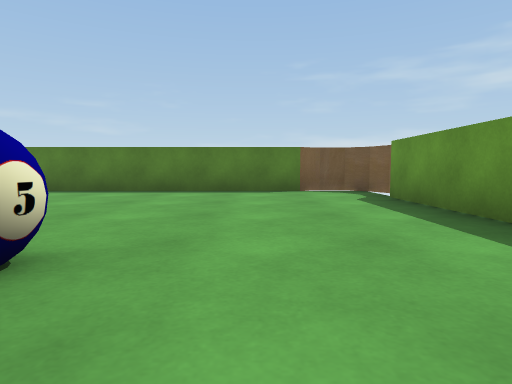
view 1 (above)

16 first-person views from a walk through a Unity game level. The camera is 0.51 m above the floor, tilts 4° down and sees 75° across. The floor is counted in squares, 1 m on a side. Each view is taken from the middle of a square. On the plan, view 1 faces up. The plan holds only what a view shows up to about 9 squares ahead; the rest is blank. Some surface patterns are stand-ins.

view 2
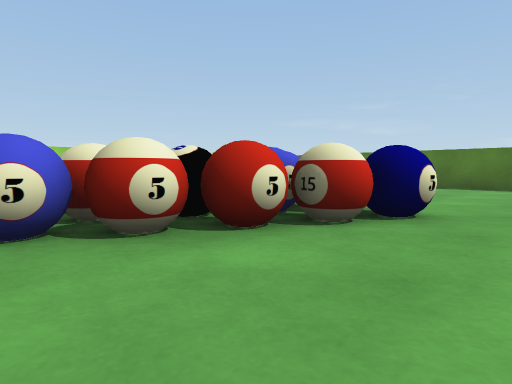

view 3
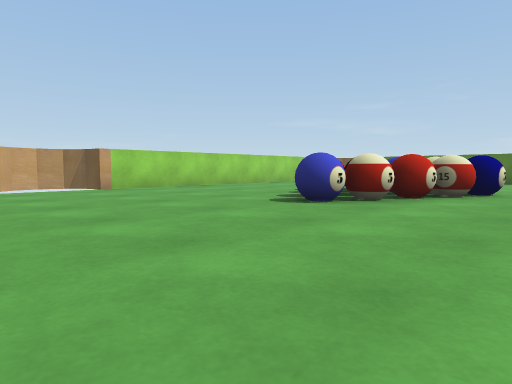

view 4
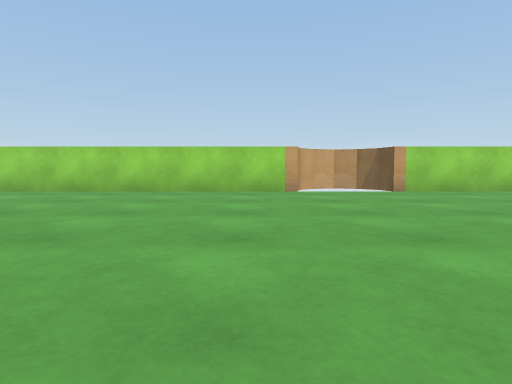

view 5
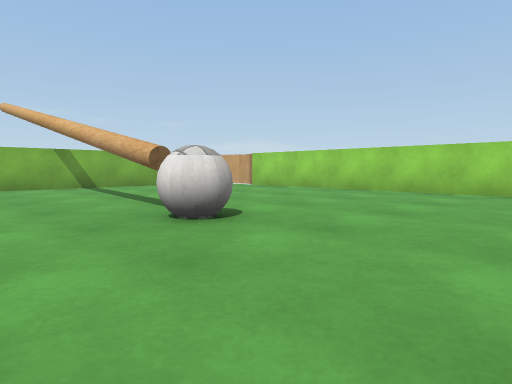

view 6
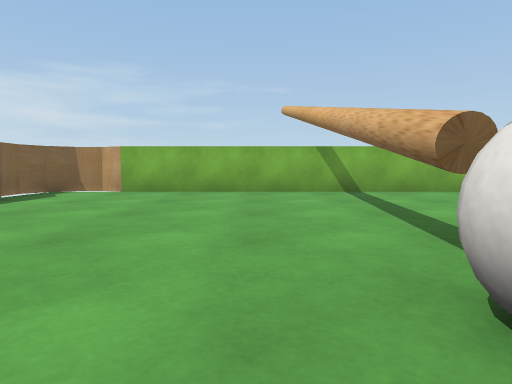

view 7
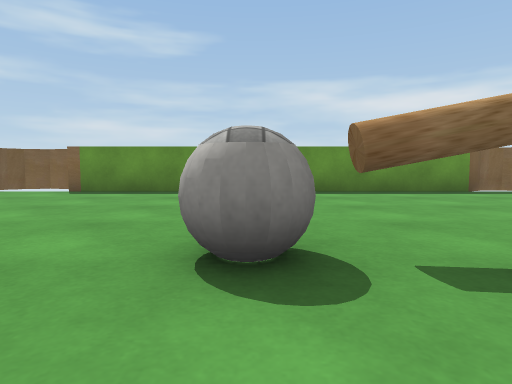

view 8
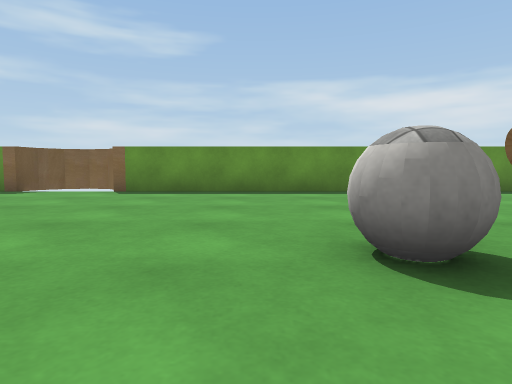

view 9
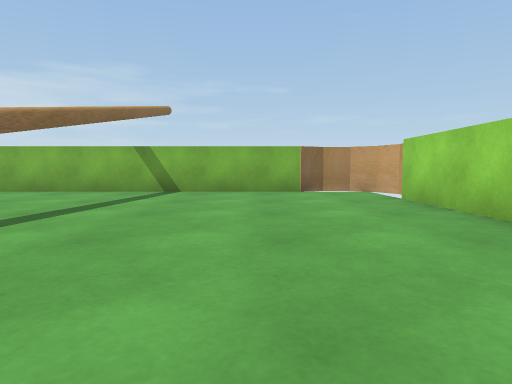

view 10
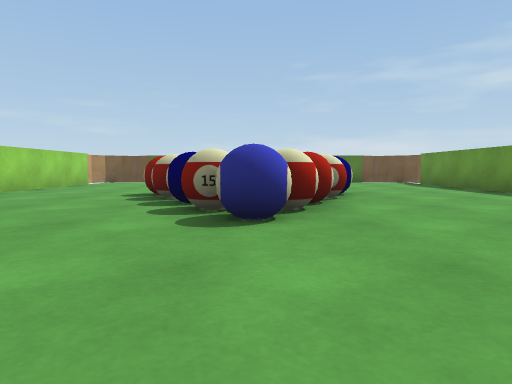

view 11
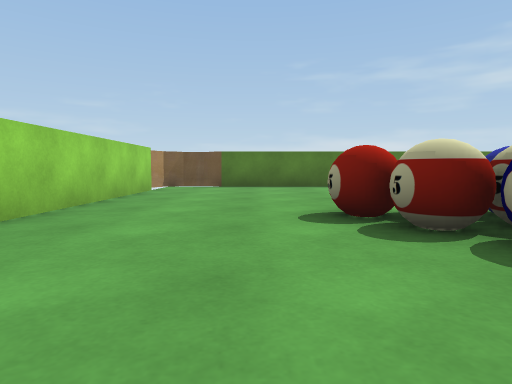

view 12
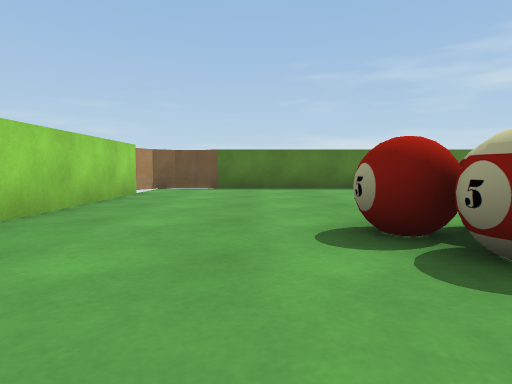

view 13
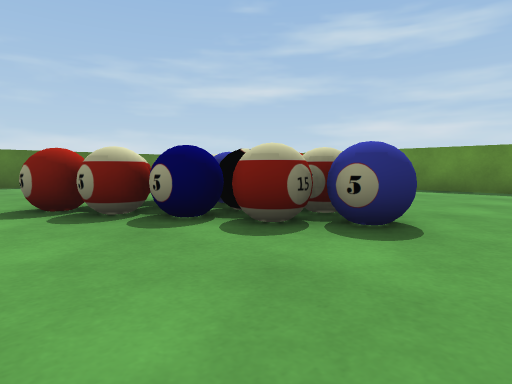

view 14
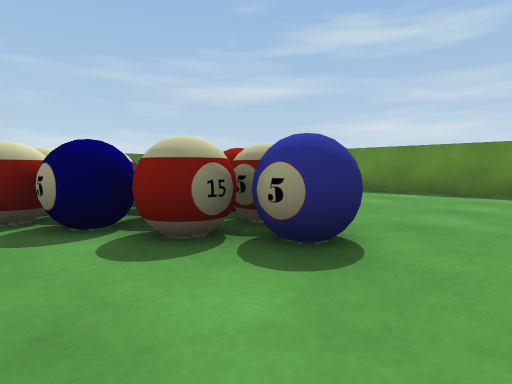

view 15
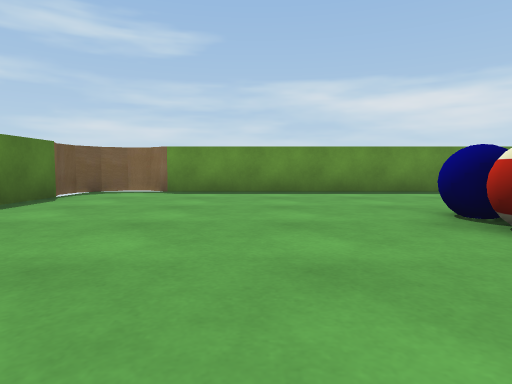

view 16
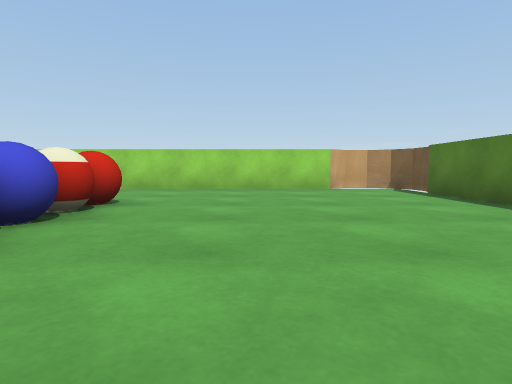

### Floor plan
Points are (right, up) in squares from view 1. A wall is a line through its corners. A room is listed if a view was taken in it or the views show most of it. See-through windows are left out.
Room 1 (views 1, 2, 3, 4, 5, 6, 7, 8, 9, 10, 11, 12, 13, 14, 15, 16)
walls: (-2.9, -9.6) (-2.8, -10.5); (-2.8, -9.6) (-2.9, -11.2); (-3.2, -10.3) (-3, -9.6) (-2.9, -9.6) (-3.1, -10.9); (-3.2, -10.4) (-3.1, -9.6); (3.4, -4.4) (3.5, -3.8) (3.4, -3.2) (3, -2.8) (2.4, -2.7) (2.4, 6) (2.7, 6.4) (2.8, 7) (2.5, 7.5) (2.1, 7.8) (1.5, 7.9) (1, 7.6) (-7, 7.6) (-7.5, 7.9) (-8.1, 7.8) (-8.6, 7.5) (-8.9, 6.9) (-8.8, 6.4) (-8.5, 5.9) (-8.5, -2.9) (-9, -3.1) (-9.4, -3.5); (-3.1, -10.5) (-3.2, -9.6); (-9.5, -4.5) (-9, -4.9) (-8.5, -5.1) (-8.5, -13.8); (-2.9, -10.9) (-2.9, -11.4); (-8.9, -14.7) (-8.6, -15.2) (-8.1, -15.6) (-7.5, -15.6) (-7, -15.4) (1, -15.4) (1.5, -15.6) (2.1, -15.6) (2.5, -15.2) (2.8, -14.7) (2.7, -14.2) (2.4, -13.7) (2.4, -4.7)
ways out: gap at (-3, -10)
objects: other object (-5, -2) to (-1, 2); ball (-3, -9)

Positions as (right, up) in squares from view 1, and headings:
1: (0, 0), facing up
2: (0, -2), facing up-left
3: (0, -6), facing up-left
4: (-1, -6), facing left
5: (-1, -6), facing down-left
6: (-2, -8), facing down
7: (-5, -9), facing right
8: (-5, -8), facing right
9: (-6, -8), facing down
10: (-3, -5), facing up
11: (-6, -2), facing up
12: (-6, -1), facing up
13: (-6, -3), facing up-right
14: (-5, -3), facing up-right
15: (-5, 4), facing right
16: (0, 4), facing left
